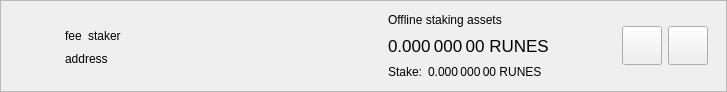
<?xml version="1.0" encoding="UTF-8"?>
<ui version="4.0">
 <class>DelegationItemWidget</class>
 <widget class="QWidget" name="DelegationItemWidget">
  <property name="geometry">
   <rect>
    <x>0</x>
    <y>0</y>
    <width>727</width>
    <height>92</height>
   </rect>
  </property>
  <property name="sizePolicy">
   <sizepolicy hsizetype="Preferred" vsizetype="Maximum">
    <horstretch>0</horstretch>
    <verstretch>0</verstretch>
   </sizepolicy>
  </property>
  <property name="windowTitle">
   <string>Form</string>
  </property>
  <layout class="QVBoxLayout" name="verticalLayout_2">
   <property name="spacing">
    <number>0</number>
   </property>
   <property name="leftMargin">
    <number>0</number>
   </property>
   <property name="topMargin">
    <number>0</number>
   </property>
   <property name="rightMargin">
    <number>0</number>
   </property>
   <property name="bottomMargin">
    <number>0</number>
   </property>
   <item>
    <widget class="QFrame" name="delegationItemFrame">
     <property name="frameShape">
      <enum>QFrame::StyledPanel</enum>
     </property>
     <property name="frameShadow">
      <enum>QFrame::Raised</enum>
     </property>
     <layout class="QHBoxLayout" name="horizontalLayout">
      <property name="topMargin">
       <number>0</number>
      </property>
      <property name="bottomMargin">
       <number>0</number>
      </property>
      <item>
       <widget class="QLabel" name="delegationLogo">
        <property name="sizePolicy">
         <sizepolicy hsizetype="Fixed" vsizetype="Fixed">
          <horstretch>0</horstretch>
          <verstretch>0</verstretch>
         </sizepolicy>
        </property>
        <property name="minimumSize">
         <size>
          <width>40</width>
          <height>40</height>
         </size>
        </property>
        <property name="alignment">
         <set>Qt::AlignCenter</set>
        </property>
       </widget>
      </item>
      <item>
       <widget class="QStackedWidget" name="stackedWidget">
        <property name="currentIndex">
         <number>0</number>
        </property>
        <widget class="QWidget" name="page">
         <layout class="QHBoxLayout" name="horizontalLayout_4">
          <item>
           <layout class="QHBoxLayout" name="horizontalLayout_3">
            <item>
             <layout class="QVBoxLayout" name="verticalLayout">
              <property name="rightMargin">
               <number>15</number>
              </property>
              <item>
               <spacer name="verticalSpacer_2">
                <property name="orientation">
                 <enum>Qt::Vertical</enum>
                </property>
                <property name="sizeHint" stdset="0">
                 <size>
                  <width>20</width>
                  <height>0</height>
                 </size>
                </property>
               </spacer>
              </item>
              <item alignment="Qt::AlignLeft">
               <widget class="QWidget" name="widgetDelegation" native="true">
                <property name="minimumSize">
                 <size>
                  <width>280</width>
                  <height>0</height>
                 </size>
                </property>
                <layout class="QHBoxLayout" name="horizontalLayout_2" stretch="0,0,1">
                 <property name="leftMargin">
                  <number>0</number>
                 </property>
                 <property name="topMargin">
                  <number>0</number>
                 </property>
                 <property name="rightMargin">
                  <number>0</number>
                 </property>
                 <property name="bottomMargin">
                  <number>0</number>
                 </property>
                 <item alignment="Qt::AlignLeft">
                  <widget class="QLabel" name="labelFee">
                   <property name="text">
                    <string>fee</string>
                   </property>
                   <property name="textInteractionFlags">
                    <set>Qt::LinksAccessibleByMouse|Qt::TextSelectableByMouse</set>
                   </property>
                  </widget>
                 </item>
                 <item alignment="Qt::AlignLeft">
                  <widget class="QLabel" name="labelStaker">
                   <property name="text">
                    <string>staker</string>
                   </property>
                   <property name="textInteractionFlags">
                    <set>Qt::LinksAccessibleByMouse|Qt::TextSelectableByMouse</set>
                   </property>
                  </widget>
                 </item>
                 <item>
                  <spacer name="horizontalSpacer">
                   <property name="orientation">
                    <enum>Qt::Horizontal</enum>
                   </property>
                   <property name="sizeType">
                    <enum>QSizePolicy::Minimum</enum>
                   </property>
                   <property name="sizeHint" stdset="0">
                    <size>
                     <width>0</width>
                     <height>20</height>
                    </size>
                   </property>
                  </spacer>
                 </item>
                </layout>
               </widget>
              </item>
              <item alignment="Qt::AlignLeft">
               <widget class="QLabel" name="labelAddress">
                <property name="text">
                 <string>address</string>
                </property>
                <property name="textInteractionFlags">
                 <set>Qt::LinksAccessibleByMouse|Qt::TextSelectableByMouse</set>
                </property>
               </widget>
              </item>
              <item>
               <spacer name="verticalSpacer">
                <property name="orientation">
                 <enum>Qt::Vertical</enum>
                </property>
                <property name="sizeHint" stdset="0">
                 <size>
                  <width>20</width>
                  <height>0</height>
                 </size>
                </property>
               </spacer>
              </item>
             </layout>
            </item>
            <item>
             <widget class="QWidget" name="vLineAssets" native="true">
              <property name="minimumSize">
               <size>
                <width>1</width>
                <height>0</height>
               </size>
              </property>
             </widget>
            </item>
            <item>
             <widget class="QWidget" name="widgetStakingAssets" native="true">
              <property name="sizePolicy">
               <sizepolicy hsizetype="Minimum" vsizetype="Preferred">
                <horstretch>0</horstretch>
                <verstretch>0</verstretch>
               </sizepolicy>
              </property>
              <layout class="QVBoxLayout" name="verticalLayout_3">
               <property name="leftMargin">
                <number>15</number>
               </property>
               <property name="topMargin">
                <number>0</number>
               </property>
               <property name="rightMargin">
                <number>15</number>
               </property>
               <property name="bottomMargin">
                <number>0</number>
               </property>
               <item>
                <widget class="QLabel" name="labelAssetsText">
                 <property name="text">
                  <string>Offline staking assets</string>
                 </property>
                 <property name="alignment">
                  <set>Qt::AlignLeading|Qt::AlignLeft|Qt::AlignVCenter</set>
                 </property>
                </widget>
               </item>
               <item>
                <widget class="QLabel" name="labelAssets">
                 <property name="font">
                  <font>
                   <pointsize>13</pointsize>
                  </font>
                 </property>
                 <property name="cursor">
                  <cursorShape>IBeamCursor</cursorShape>
                 </property>
                 <property name="toolTip">
                  <string>Your current spendable balance</string>
                 </property>
                 <property name="text">
                  <string notr="true">0.000 000 00 RUNES</string>
                 </property>
                 <property name="alignment">
                  <set>Qt::AlignLeading|Qt::AlignLeft|Qt::AlignVCenter</set>
                 </property>
                 <property name="textInteractionFlags">
                  <set>Qt::LinksAccessibleByMouse|Qt::TextSelectableByMouse</set>
                 </property>
                </widget>
               </item>
               <item>
                <layout class="QHBoxLayout" name="horizontalLayout_6">
                 <property name="spacing">
                  <number>6</number>
                 </property>
                 <item>
                  <widget class="QLabel" name="labelStakeText">
                   <property name="sizePolicy">
                    <sizepolicy hsizetype="Maximum" vsizetype="Preferred">
                     <horstretch>0</horstretch>
                     <verstretch>0</verstretch>
                    </sizepolicy>
                   </property>
                   <property name="text">
                    <string>Stake:</string>
                   </property>
                   <property name="alignment">
                    <set>Qt::AlignLeading|Qt::AlignLeft|Qt::AlignVCenter</set>
                   </property>
                  </widget>
                 </item>
                 <item>
                  <widget class="QLabel" name="labelStake">
                   <property name="text">
                    <string>0.000 000 00 RUNES</string>
                   </property>
                   <property name="alignment">
                    <set>Qt::AlignLeading|Qt::AlignLeft|Qt::AlignVCenter</set>
                   </property>
                   <property name="textInteractionFlags">
                    <set>Qt::LinksAccessibleByMouse|Qt::TextSelectableByMouse</set>
                   </property>
                  </widget>
                 </item>
                 <item>
                  <spacer name="horizontalSpacer_4">
                   <property name="orientation">
                    <enum>Qt::Horizontal</enum>
                   </property>
                   <property name="sizeType">
                    <enum>QSizePolicy::Minimum</enum>
                   </property>
                   <property name="sizeHint" stdset="0">
                    <size>
                     <width>0</width>
                     <height>0</height>
                    </size>
                   </property>
                  </spacer>
                 </item>
                </layout>
               </item>
              </layout>
             </widget>
            </item>
            <item>
             <spacer name="horizontalSpacer_2">
              <property name="orientation">
               <enum>Qt::Horizontal</enum>
              </property>
              <property name="sizeHint" stdset="0">
               <size>
                <width>193</width>
                <height>20</height>
               </size>
              </property>
             </spacer>
            </item>
            <item>
             <widget class="QToolButton" name="buttonSplit">
              <property name="text">
               <string/>
              </property>
              <property name="iconSize">
               <size>
                <width>32</width>
                <height>32</height>
               </size>
              </property>
             </widget>
            </item>
            <item>
             <widget class="QToolButton" name="buttonRemove">
              <property name="text">
               <string/>
              </property>
              <property name="iconSize">
               <size>
                <width>32</width>
                <height>32</height>
               </size>
              </property>
             </widget>
            </item>
           </layout>
          </item>
         </layout>
        </widget>
        <widget class="QWidget" name="page_2">
         <layout class="QHBoxLayout" name="horizontalLayout_5">
          <item>
           <widget class="QLabel" name="labelNewDelegation">
            <property name="text">
             <string>Add new delegations</string>
            </property>
           </widget>
          </item>
          <item>
           <spacer name="horizontalSpacer_3">
            <property name="orientation">
             <enum>Qt::Horizontal</enum>
            </property>
            <property name="sizeHint" stdset="0">
             <size>
              <width>408</width>
              <height>20</height>
             </size>
            </property>
           </spacer>
          </item>
          <item>
           <widget class="QToolButton" name="buttonRestore">
            <property name="text">
             <string/>
            </property>
            <property name="iconSize">
             <size>
              <width>32</width>
              <height>32</height>
             </size>
            </property>
           </widget>
          </item>
          <item>
           <widget class="QToolButton" name="buttonAdd">
            <property name="text">
             <string/>
            </property>
            <property name="iconSize">
             <size>
              <width>32</width>
              <height>32</height>
             </size>
            </property>
           </widget>
          </item>
         </layout>
        </widget>
       </widget>
      </item>
     </layout>
    </widget>
   </item>
  </layout>
 </widget>
 <resources/>
 <connections/>
</ui>
